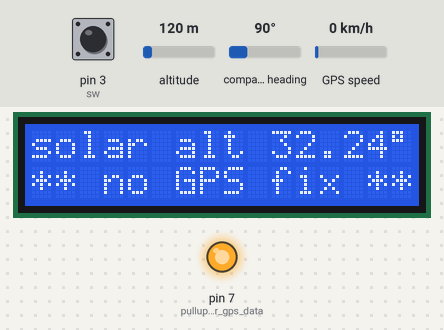
Recording of a sketch running on a simulated Arduino Uno, built with avr-gcc and run on an emulated ATmega328P. Parts: 16×2 character LCD, output pins drawn as LEDs (lit = HIGH). The test bench sets the inputs (shaded band); at power-on: pin 3 (sw) HIGH, altitude 120 m, compass heading 90°, GPS speed 0 km/h. The GPS gets a fix after 3 s at 37.7749, -122.4194 with 8 satellites; pins used as bus, display or sensor lines are not drawn.

Above: at 3.3 s.
3.4 s: pin 3 (sw) pulled LOW for 0.15 s
At 3.9 s:
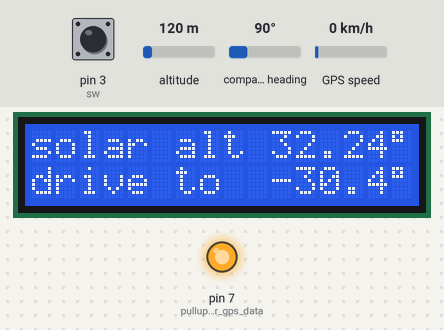
At 20.7 s:
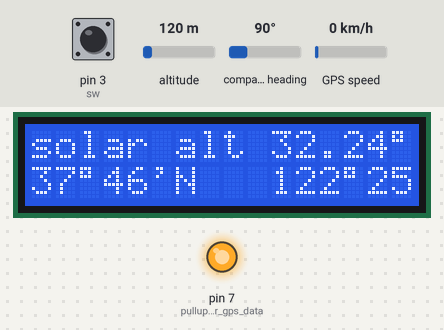
Timing chart, 0 to 21.3 s (numbered marks = the images above; inputs shaded):
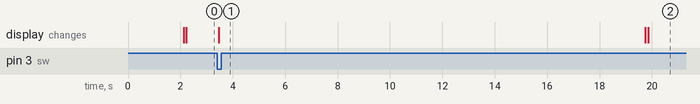

Measured:
- after the input at 3.4 s, the display: changes after 0.07 s (image 1)

The sketch:

callisto_driveGPS.ino
```cpp
#include <LiquidCrystal_I2C.h>

// e_callisto_drive uses an arduino to control a DiSEqC 1.2 satellite motor to
// an antenna can track the Sun in right ascension.
// The arduino calculates the position of the Sun and sends tone controls to
// the drive via pin 8.  Extrernal electronics are required to inject the tone
// signals onto the drive power lines.
//
// Single precision limits the angular precision. A comparison with the JPL Horizons
// system show discrete errors of up to 1 minute in hour angle without the lookup tables.
// With the tables the errors are less (not checcked how much less!)
//
// 22 kHz signal should be set to 650 mV p-p
// see http://www.eutelsat.com/satellites/pdf/Diseqc/Reference%20docs/bus_spec.pdf
// and http://www.eutelsat.com/satellites/pdf/Diseqc/associated%20docs/position_app_note_v1.pdf
// but note these are incomplete.
//
// Set the time at the serial console (9600 baud) with the format "yyyy mm dd hh mm ss".
//
// Graham Woan 13/10/2012
// still to do:
// display sidereal time
#include <TimeLib.h>
#include <math.h>
#include  <util/parity.h>
#include <Wire.h>
#include <LCD.h>
#include <LiquidCrystal_I2C.h>
#include <Adafruit_GPS.h>
#include <SoftwareSerial.h>

#define I2C_ADDR    0x27  // Define I2C Address where the PCF8574A is
#define BACKLIGHT_PIN     3
#define En_pin  2
#define Rw_pin  1
#define Rs_pin  0
#define D4_pin  4
#define D5_pin  5
#define D6_pin  6
#define D7_pin  7

long time_offset = 619315200; // set to zero if there is no bug but 1024 weeks (in seconds) if there is

LiquidCrystal_I2C  lcd(I2C_ADDR,En_pin,Rw_pin,Rs_pin,D4_pin,D5_pin,D6_pin,D7_pin);

SoftwareSerial mySerial(6, 4); // from the GPS module, green to 6, white to 4
Adafruit_GPS GPS(&mySerial);

// Set GPSECHO to 'false' to turn off echoing the GPS data to the Serial console
// Set to 'true' if you want to debug and listen to the raw GPS sentences.
#define GPSECHO  true

// this keeps track of whether we're using the interrupt
// off by default!
boolean usingInterrupt = false;
void useInterrupt(boolean); // Func prototype keeps Arduino 0023 happy

float longitude = -4.30722; // default telescope longitude, degrees, E positive
float latitude = 55.90222; // default telescope latitude, degrees north
float alat;
int datapin = 8;// the pin on which the arduino generates the tone
int sw = 3; // switch pin
int switchstate = 0;  // variable for reading the switch status

long t;
float d0,d,L,g,X,Y,RA,delta,lambda,epsilon,GMST,LST,hh,altitude, temp;
float ohh = 1000.0;
float dtor = 0.01745329251;
String readString="";
int yr,mth,dy,h,m,s;
unsigned int epoch=1;

//values of offsets every 600 days for 25*600 days from J2000.0 (ie about 41 years)
// this reduces the effects of single precision arithmetic to an error of just a few seconds
const long tlookup[] = {
 946728000,  998568000, 1050408000, 1102248000, 1154088000,
1205928000, 1257768000, 1309608000, 1361448000, 1413288000,
1465128000, 1516968000, 1568808000, 1620648000, 1672488000,
1724328000, 1776168000, 1828008000, 1879848000, 1931688000,
1983528000, 2035368000, 2087208000, 2139048000, 2190888000
};
const float Llookup[] = {
280.461, 151.849, 23.238, 254.626, 126.015,
357.403, 228.792, 100.180, 331.569, 202.957,
74.345, 305.734, 177.122, 48.511, 279.899,
151.288, 22.676, 254.064, 125.453, 356.841,
228.230, 99.618, 331.007, 202.395, 73.784
};
const float glookup[] = {
357.528, 228.888, 100.248, 331.609, 202.969,
74.329, 305.689, 177.049, 48.409, 279.770,
151.130, 22.490, 253.850, 125.210, 356.571,
227.931, 99.291, 330.651, 202.011, 73.371,
304.732, 176.092, 47.452, 278.812, 150.172
};
const float stlookup[] = {
280.461000, 151.849422, 23.237844, 254.626266, 126.014688,
357.403110, 228.791532, 100.179954, 331.568376, 202.956798,
74.345220, 305.733642, 177.122064, 48.510486, 279.898908,
151.287330, 22.675752, 254.064174, 125.452596, 356.841018,
228.229440, 99.617862, 331.006284, 202.394706, 73.783128
};
//////////////////////////////////////////////////////////////////////////////
void setup() {
  pinMode(datapin,OUTPUT); // tone output
  pinMode(7,OUTPUT); // pullup for gps data
  digitalWrite(7, HIGH); // pull it up
  pinMode(sw, INPUT_PULLUP); //pin for switch

//start gps setup
 lcd.begin (16,2);

// Switch on the backlight
  lcd.setBacklightPin(BACKLIGHT_PIN,POSITIVE);
  lcd.setBacklight(HIGH);
  lcd.clear();
  lcd.home ();                   // go home
  lcd.setCursor (0,0);
  lcd.print("  DiSEqC solar  ");
  lcd.setCursor (0,1);
  lcd.print("  tracker v1.1  ");

  Serial.begin(115200);
  GPS.begin(9600);
  GPS.sendCommand(PMTK_SET_NMEA_OUTPUT_RMCONLY);
  GPS.sendCommand(PMTK_SET_NMEA_UPDATE_1HZ);
  useInterrupt(true);
  delay(2000);
} // end setup

/////////////////////////////////////////////////////////////////////////////
// Interrupt is called once a millisecond, looks for any new GPS data, and stores it
SIGNAL(TIMER0_COMPA_vect) {
  char c = GPS.read();
  // if you want to debug, this is a good time to do it!
#ifdef UDR0
  if (GPSECHO)
    if (c) UDR0 = c;
    // writing direct to UDR0 is much much faster than Serial.print
    // but only one character can be written at a time.
#endif
}

void useInterrupt(boolean v) {
  if (v) {
    // Timer0 is already used for millis() - we'll just interrupt somewhere
    // in the middle and call the "Compare A" function above
    OCR0A = 0xAF;
    TIMSK0 |= _BV(OCIE0A);
    usingInterrupt = true;
  } else {
    // do not call the interrupt function COMPA anymore
    TIMSK0 &= ~_BV(OCIE0A);
    usingInterrupt = false;
  }
}

uint32_t timer = millis();
/////////////////////////////////////////////////////////////////////////////
float reduce(float x) { //reduce and angle to the range (0,360)
 while (x>360.0) {
   x = x-360.0;
 }
 while (x<0.0) {
   x = x+360.0;
 }
 return(x);
}
/////////////////////////////////////////////////////////////////////////////
///////////
void write0(){                      // write a '0' bit toneburst
 for (int i=1; i<=22; i++){         // 1 ms of 22 kHz (22 cycles)
  digitalWrite(datapin,HIGH);
  delayMicroseconds(16);
  digitalWrite(datapin,LOW);
  delayMicroseconds(17);
 }
delayMicroseconds(500);             // 0.5 ms of silence
}
///////////
void write1(){                      // write a '1' bit toneburst
 for (int i=1; i<=11; i++){         // 0.5 ms of 22 kHz (11 cycles)
  digitalWrite(datapin,HIGH);
  delayMicroseconds(16);
  digitalWrite(datapin,LOW);
  delayMicroseconds(17);
 }
delayMicroseconds(1000);            // 1 ms of silence
}
//////////
// write the parity of a byte (as a toneburst)
// note parity_even_bit(B1101101) returns 1 (odd parity)
//      parity_even_bit(B1101001) returns 0 (even parity)
void write_parity(byte x){
 if (parity_even_bit(x)) write0(); else write1();
}
//////////////////
// write out a byte (as a toneburst)
// high bit first (ie as if reading from the left)
void write_byte(byte x){
  for (int j=7; j>=0; j--){
  if (x & (1<<j)) write1(); else write0();
   }
}
////////////////
// write out a byte with parity attached (as a toneburst)
void write_byte_with_parity(byte x){
  write_byte(x);
  write_parity(x);
}
//////////////////////////////////////////////////////////////
// goto position angle a in degrees, south = 0.
// (a must be in the range +/- 75 degrees)
void goto_angle(float a){
/*
Note the diseqc "goto x.x" command is not well documented.
The decription in http://www.eutelsat.com/satellites/4_5_5.html
is for 'terrestrial positioners' rather than satellite positioners
Which drives use the terrestial command set and which use the satellite
set is not clear, but various web resources, including
http://www.techwatch.co.uk/forums/14112-raw-diseqc-1-2-commands-a-rough-guide.html
indicate the following is right for the satellite set:
*/
 float fa16;
 byte n1,n2,n3,n4,d1,d2;
 int a16;
// get the angle in range +/- 75 degrees.  Sit at these limits and switch
// over at ~ midnight unless otherwise instructed.

if (a <-75.0) {a=-75;}
if (a > 75.0) {a= 75;}

// set the sign nibble in n1 to E (east) or D (west).
if (a<0) { n1=0xE0;} else {n1=0xD0;}
// shift everything up so the fraction (1/16) nibble is in the
//integer, and round to the nearest integer:
a16 =  (int) (16.0*abs(a)+0.5);
// n2 is the top nibble of the three-nibble number a16:
n2 = (a16 & 0xF00)>>8;
// the second data byte is the bottom two nibbles:
d2 = a16 & 0xFF;
//the first data byte is
d1 = n1 | n2;
// send the command to the positioner
  noInterrupts();
  write_byte_with_parity(0xE0);
  write_byte_with_parity(0x31);
  write_byte_with_parity(0x6E);
  write_byte_with_parity(d1);
  write_byte_with_parity(d2);
  interrupts();
}
//////////////////////////////////////////////////////////////////
//////////////////////////////////////////////////////////////////
//
// main loop ////////////////////////////////////////////////////
//
void loop() {
// determine the position of the Sun, approximately
// see thr Explanatory Supplement to the Astronomical Almanac p484
// and http://www.stargazing.net/kepler/sun.html
// a better way to do this would be via the equation of time.
// Note, 12h J2000.0 in unix time is 946728000
//

// check the switch state
 switchstate = digitalRead(sw);

 // start gps and display stuff
  // in case you are not using the interrupt above, you'll
  // need to 'hand query' the GPS, not suggested :(
  if (! usingInterrupt) {
    // read data from the GPS in the 'main loop'
    char c = GPS.read();
    // if you want to debug, this is a good time to do it!
    if (GPSECHO)
      if (c) Serial.print(c);
  }

  // if a sentence is received, we can check the checksum, parse it...
  if (GPS.newNMEAreceived()) {
    // a tricky thing here is if we print the NMEA sentence, or data
    // we end up not listening and catching other sentences!
    // so be very wary if using OUTPUT_ALLDATA and trytng to print out data
    //Serial.println(GPS.lastNMEA());   // this also sets the newNMEAreceived() flag to false

    if (!GPS.parse(GPS.lastNMEA()))   // this also sets the newNMEAreceived() flag to false
      return;  // we can fail to parse a sentence in which case we should just wait for another
  }

  // if millis() or timer wraps around, we'll just reset it
  if (timer > millis())  timer = millis();

  // approximately every 1 sec, print out the current stats
  if (millis() - timer > 900) {
    timer = millis(); // reset the timer

     setTime(GPS.hour,GPS.minute,GPS.seconds,GPS.day,GPS.month,2000+GPS.year);
     while (year()<2022) adjustTime(time_offset); // loop is there because the adjustment does not always succeed for some reason!
     t = now();

 //   lcd.home();
     char ln[16];
     lcd.home();
 //    sprintf(ln, "%02d/%02d/%02d   %02d:%02d", GPS.day, GPS.month, GPS.year, GPS.hour, GPS.minute);
     sprintf(ln, "%02d/%02d/%02d   %02d:%02d", day(), month(), year()-2000, hour(), minute());
     lcd.print(ln);

 // end gps and display stuff


 d0 = (t-946728000)/86400.0; //Find the days since J2000.0
 epoch = (int) d0/600.0; // lookup table index
 if (epoch<0) {epoch=0;}
 if (epoch>24) {epoch=24;}
 d = (t-tlookup[epoch])/86400.0;
 L = reduce(Llookup[epoch] + 0.9856474*d);     //Find the Mean Longitude (L) of the Sun in degrees
 g = reduce(glookup[epoch]+ 0.9856003*d);   //Find the Mean anomaly (g) of the Sun in degrees

 lambda = L + 1.915*sin(dtor*g) + 0.020*sin(dtor*2*g); //Find the ecliptic longitude (lambda) of the sun
 epsilon = 23.439 - 0.0000004*d0;  //Find the obliquity of the ecliptic plane (epsilon)
//
// determine RA and dec
 Y = cos(dtor*epsilon) * sin(dtor*lambda);
 X = cos(dtor*lambda);
 RA = atan2(Y,X)*3.81971863421; //RA in hours
 delta = asin(sin(dtor*epsilon)*sin(dtor*lambda))/dtor; //dec in degrees

// determine local sidereal time and hour angle of the Sun
  LST=reduce(stlookup[epoch]+360.98564737*d+longitude); // LST in degrees
  hh = LST/15.0-RA; // hour angle

 altitude = asin(sin(delta*dtor)*sin(latitude*dtor) + cos(delta*dtor)*cos(latitude*dtor)*cos(hh/12.0*3.1415926))/dtor;
 if (altitude<-5.0) {hh=0.0;} // if the Sun has set then go to the central position

// get the hour angle in range -12 to 12
 while (hh>12.0) { hh = hh-24.0; }
 while (hh<-12.0) { hh = hh+24.0;}

     if (switchstate == HIGH) { //home the drive
       goto_angle(0.0);
       ohh=0.0;
       altitude = asin(sin(delta*dtor)*sin(latitude*dtor) + cos(delta*dtor)*cos(latitude*dtor)*cos(0.0/12.0*3.1415926))/dtor;
       lcd.clear();
     }
    while (switchstate == HIGH) { //display home info
      switchstate = digitalRead(sw);

      lcd.setCursor (0,0);
      lcd.print("solar alt "); lcd.print( altitude,2);lcd.print((char)223);
      if (GPS.fix) {
      // use the GPS coordinates for the calculations
       alat = abs(GPS.latitude);
       latitude = int(alat/100) + (alat-int(alat/100)*100.0)/60.0;
       if (GPS.lat == 'S') {latitude = -latitude;}
       alat = abs(GPS.longitude);
       longitude = int(alat/100) + (alat-int(alat/100)*100.0)/60.0;
       if (GPS.lon == 'W') {longitude = -longitude;}
       lcd.setCursor (0,1);

      lcd.print(GPS.latitude/100, 0); lcd.print((char)223);
      lcd.print(GPS.latitude-int(GPS.latitude/100)*100, 0); lcd.print("'");
      lcd.print(GPS.lat);
      lcd.print("   ");
      lcd.print(GPS.longitude/100, 0); lcd.print((char)223);
      lcd.print(GPS.longitude-int(GPS.longitude/100)*100, 0);lcd.print("'");
      lcd.print(GPS.lon);


      }
     else
     {
      lcd.setCursor (0,1);
      lcd.print("** no GPS fix **");
    }
 }
 if (ohh!=hh) {
// a new position is available, so print it out...
/*
Serial.print(hour(),DEC); Serial.print(":"); Serial.print(minute(),DEC);
 Serial.print(":"); Serial.print(second(),DEC); Serial.print("  ");
 Serial.print(day(),DEC); Serial.print("-"); Serial.print(month(),DEC);
 Serial.print("-"); Serial.print(year(),DEC);
 Serial.print(", dec (d):"); Serial.print(delta,2);
 Serial.print(" , hh (h):"); Serial.print(hh,4);
 Serial.print(", altitude (d): "); Serial.print( altitude,2);
 Serial.print(", angle (d): "); Serial.println( hh*15.0,2);
*/
 lcd.setCursor (0,1);
 char chhh[5];
 dtostrf(hh*15.0, 6, 1, chhh);
 lcd.print("drive to ");
 lcd.print(chhh); lcd.print((char)223);
// send command to the diseqc motor, converting hours to degrees
 goto_angle(hh*15.0);
 if (ohh<500.0) {delay(8000.0*abs(hh-ohh));} else {delay(8000.0*abs(hh));}
 ohh = hh;
 }
  }

}
```
